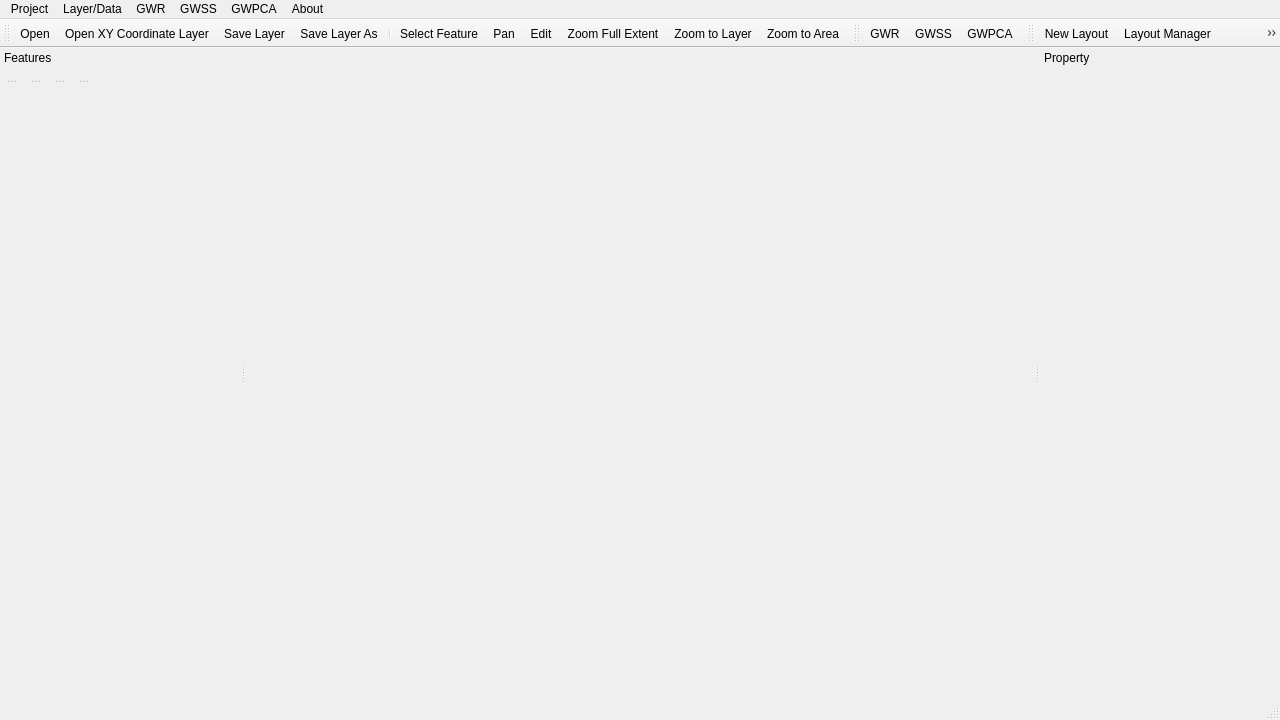
<?xml version="1.0" encoding="UTF-8"?>
<ui version="4.0">
 <class>MainWindow</class>
 <widget class="QMainWindow" name="MainWindow">
  <property name="geometry">
   <rect>
    <x>0</x>
    <y>0</y>
    <width>1280</width>
    <height>720</height>
   </rect>
  </property>
  <property name="minimumSize">
   <size>
    <width>1280</width>
    <height>720</height>
   </size>
  </property>
  <property name="windowTitle">
   <string>MainWindow</string>
  </property>
  <property name="windowIcon">
   <iconset>
    <normalon>:/images/icons/GWmodelS-256.ico</normalon>
   </iconset>
  </property>
  <widget class="QgsMapCanvas" name="mapCanvas"/>
  <widget class="QMenuBar" name="menubar">
   <property name="geometry">
    <rect>
     <x>0</x>
     <y>0</y>
     <width>1280</width>
     <height>26</height>
    </rect>
   </property>
   <widget class="QMenu" name="menu_File">
    <property name="title">
     <string>Project</string>
    </property>
    <addaction name="actionNew"/>
    <addaction name="action_Open_Project"/>
    <addaction name="separator"/>
    <addaction name="action_Save_NowProject"/>
    <addaction name="action_Save_Project"/>
    <addaction name="separator"/>
    <addaction name="action_SetProjCRS"/>
    <addaction name="separator"/>
    <addaction name="action_Exit"/>
   </widget>
   <widget class="QMenu" name="menuGWR">
    <property name="title">
     <string>GWR</string>
    </property>
    <addaction name="actionBasic_GWR"/>
    <addaction name="actionMultiscale_GWR"/>
    <addaction name="actionGTWR"/>
    <addaction name="actionRobustGWR"/>
    <addaction name="actionLocal_collinearity_GWR"/>
    <addaction name="action_GGWR"/>
    <addaction name="actionScalable_GWR"/>
   </widget>
   <widget class="QMenu" name="menuLayer_Data">
    <property name="title">
     <string>Layer/Data</string>
    </property>
    <addaction name="action_ESRI_Shapefile"/>
    <addaction name="actionGeo_Json"/>
    <addaction name="action_GPKG"/>
    <addaction name="separator"/>
    <addaction name="action_CSV"/>
   </widget>
   <widget class="QMenu" name="menuGWSS">
    <property name="title">
     <string>GWSS</string>
    </property>
    <addaction name="actionGW_Averages"/>
    <addaction name="actionGW_Correlations"/>
   </widget>
   <widget class="QMenu" name="menuGWPCA">
    <property name="title">
     <string>GWPCA</string>
    </property>
    <addaction name="actionBasic_GWPCA"/>
    <addaction name="actionRobust_GWPCA"/>
    <addaction name="separator"/>
   </widget>
   <widget class="QMenu" name="menuAbout">
    <property name="title">
     <string>About</string>
    </property>
    <addaction name="actionInformation"/>
    <addaction name="actionGWmodel_Team"/>
    <addaction name="actionDevelopment_Team"/>
   </widget>
   <addaction name="menu_File"/>
   <addaction name="menuLayer_Data"/>
   <addaction name="menuGWR"/>
   <addaction name="menuGWSS"/>
   <addaction name="menuGWPCA"/>
   <addaction name="menuAbout"/>
  </widget>
  <widget class="QStatusBar" name="statusbar"/>
  <widget class="QDockWidget" name="dckFeaturePanel">
   <property name="features">
    <set>QDockWidget::NoDockWidgetFeatures</set>
   </property>
   <property name="allowedAreas">
    <set>Qt::LeftDockWidgetArea</set>
   </property>
   <property name="windowTitle">
    <string>Features</string>
   </property>
   <attribute name="dockWidgetArea">
    <number>1</number>
   </attribute>
   <widget class="QWidget" name="dockPanelWidget">
    <layout class="QVBoxLayout" name="verticalLayout" stretch="0,1">
     <property name="leftMargin">
      <number>0</number>
     </property>
     <property name="topMargin">
      <number>0</number>
     </property>
     <property name="rightMargin">
      <number>0</number>
     </property>
     <property name="bottomMargin">
      <number>0</number>
     </property>
     <item>
      <layout class="QHBoxLayout" name="horizontalLayout_3">
       <property name="spacing">
        <number>0</number>
       </property>
       <item>
        <widget class="QToolButton" name="featureSymbolBtn">
         <property name="enabled">
          <bool>false</bool>
         </property>
         <property name="text">
          <string>...</string>
         </property>
         <property name="icon">
          <iconset resource="images/images.qrc">
           <normaloff>:/images/themes/default/propertyicons/symbology.svg</normaloff>:/images/themes/default/propertyicons/symbology.svg</iconset>
         </property>
         <property name="autoRaise">
          <bool>true</bool>
         </property>
        </widget>
       </item>
       <item>
        <widget class="QToolButton" name="featureSortUpBtn">
         <property name="enabled">
          <bool>false</bool>
         </property>
         <property name="text">
          <string>...</string>
         </property>
         <property name="icon">
          <iconset resource="images/images.qrc">
           <normaloff>:/images/themes/default/mActionCollapseTree.svg</normaloff>:/images/themes/default/mActionCollapseTree.svg</iconset>
         </property>
         <property name="autoRaise">
          <bool>true</bool>
         </property>
        </widget>
       </item>
       <item>
        <widget class="QToolButton" name="featureSortDownBtn">
         <property name="enabled">
          <bool>false</bool>
         </property>
         <property name="text">
          <string>...</string>
         </property>
         <property name="icon">
          <iconset resource="images/images.qrc">
           <normaloff>:/images/themes/default/mActionExpandTree.svg</normaloff>:/images/themes/default/mActionExpandTree.svg</iconset>
         </property>
         <property name="autoRaise">
          <bool>true</bool>
         </property>
        </widget>
       </item>
       <item>
        <widget class="QToolButton" name="featureRemoveBtn">
         <property name="enabled">
          <bool>false</bool>
         </property>
         <property name="text">
          <string>...</string>
         </property>
         <property name="icon">
          <iconset resource="images/images.qrc">
           <normaloff>:/images/themes/default/mActionRemoveLayer.svg</normaloff>:/images/themes/default/mActionRemoveLayer.svg</iconset>
         </property>
         <property name="autoRaise">
          <bool>true</bool>
         </property>
        </widget>
       </item>
       <item>
        <spacer name="horizontalSpacer">
         <property name="orientation">
          <enum>Qt::Horizontal</enum>
         </property>
         <property name="sizeHint" stdset="0">
          <size>
           <width>40</width>
           <height>20</height>
          </size>
         </property>
        </spacer>
       </item>
      </layout>
     </item>
     <item>
      <widget class="GwmFeaturePanel" name="featurePanel" native="true">
       <property name="minimumSize">
        <size>
         <width>240</width>
         <height>0</height>
        </size>
       </property>
      </widget>
     </item>
    </layout>
   </widget>
  </widget>
  <widget class="QDockWidget" name="dckPropertyPanel">
   <property name="minimumSize">
    <size>
     <width>240</width>
     <height>42</height>
    </size>
   </property>
   <property name="features">
    <set>QDockWidget::NoDockWidgetFeatures</set>
   </property>
   <property name="windowTitle">
    <string>Property</string>
   </property>
   <attribute name="dockWidgetArea">
    <number>2</number>
   </attribute>
   <widget class="GwmPropertyPanel" name="propertyPanel"/>
  </widget>
  <widget class="QToolBar" name="tbrGeneral">
   <property name="windowTitle">
    <string>toolBar</string>
   </property>
   <attribute name="toolBarArea">
    <enum>TopToolBarArea</enum>
   </attribute>
   <attribute name="toolBarBreak">
    <bool>false</bool>
   </attribute>
   <addaction name="actionOpen"/>
   <addaction name="actionOpen_XY_Coordinate_Layer"/>
   <addaction name="actionSave_Layer"/>
   <addaction name="actionSave_Layer_As"/>
   <addaction name="separator"/>
   <addaction name="actionSelect_Feature"/>
   <addaction name="actionPan"/>
   <addaction name="actionEdit"/>
   <addaction name="actionZoom_Full_Extent"/>
   <addaction name="actionZoom_to_Layer"/>
   <addaction name="actionZoom_to_Area"/>
  </widget>
  <widget class="QToolBar" name="tbrGeographicalAlgorithm">
   <property name="windowTitle">
    <string>toolBar</string>
   </property>
   <attribute name="toolBarArea">
    <enum>TopToolBarArea</enum>
   </attribute>
   <attribute name="toolBarBreak">
    <bool>false</bool>
   </attribute>
   <addaction name="actionGWR"/>
   <addaction name="actionGWSS"/>
   <addaction name="actionGWPCA"/>
  </widget>
  <widget class="QToolBar" name="toolBar">
   <property name="windowTitle">
    <string>toolBar</string>
   </property>
   <attribute name="toolBarArea">
    <enum>TopToolBarArea</enum>
   </attribute>
   <attribute name="toolBarBreak">
    <bool>false</bool>
   </attribute>
   <addaction name="actionNew_Layout"/>
   <addaction name="actionLayout_Manager"/>
   <addaction name="actionLayout_Batch"/>
  </widget>
  <action name="action_Open_Project">
   <property name="enabled">
    <bool>true</bool>
   </property>
   <property name="text">
    <string>&amp;Open</string>
   </property>
  </action>
  <action name="action_Save_Project">
   <property name="text">
    <string>&amp;Save As</string>
   </property>
  </action>
  <action name="action_Exit">
   <property name="text">
    <string>&amp;Exit</string>
   </property>
  </action>
  <action name="actionRobustGWR">
   <property name="text">
    <string>Robust GWR</string>
   </property>
  </action>
  <action name="actionScalable_GWR">
   <property name="text">
    <string>Scalable GWR</string>
   </property>
  </action>
  <action name="action_GGWR">
   <property name="text">
    <string>Generalized GWR</string>
   </property>
  </action>
  <action name="actionLocal_collinearity_GWR">
   <property name="text">
    <string>Local-collinearity GWR</string>
   </property>
  </action>
  <action name="actionMultiscale_GWR">
   <property name="text">
    <string>Multiscale GWR</string>
   </property>
  </action>
  <action name="actionBasic_GWR">
   <property name="text">
    <string>Basic GWR</string>
   </property>
  </action>
  <action name="actionOpen">
   <property name="icon">
    <iconset resource="images/images.qrc">
     <normaloff>:/images/themes/default/mActionAddOgrLayer.svg</normaloff>:/images/themes/default/mActionAddOgrLayer.svg</iconset>
   </property>
   <property name="text">
    <string>Open</string>
   </property>
   <property name="toolTip">
    <string>Open Layer</string>
   </property>
  </action>
  <action name="actionOpen_XY_Coordinate_Layer">
   <property name="icon">
    <iconset resource="images/images.qrc">
     <normaloff>:/images/themes/default/mActionAddDelimitedTextLayer.svg</normaloff>:/images/themes/default/mActionAddDelimitedTextLayer.svg</iconset>
   </property>
   <property name="text">
    <string>Open XY Coordinate Layer</string>
   </property>
   <property name="toolTip">
    <string>Open XY Coordinate Layer</string>
   </property>
  </action>
  <action name="actionSave_Layer">
   <property name="icon">
    <iconset resource="images/images.qrc">
     <normaloff>:/images/themes/default/mActionFileSave.svg</normaloff>:/images/themes/default/mActionFileSave.svg</iconset>
   </property>
   <property name="text">
    <string>Save Layer</string>
   </property>
  </action>
  <action name="actionSave_Layer_As">
   <property name="icon">
    <iconset resource="images/images.qrc">
     <normaloff>:/images/themes/default/mActionFileSaveAs.svg</normaloff>:/images/themes/default/mActionFileSaveAs.svg</iconset>
   </property>
   <property name="text">
    <string>Save Layer As</string>
   </property>
   <property name="toolTip">
    <string>Save Layer As</string>
   </property>
  </action>
  <action name="actionSelect_Feature">
   <property name="icon">
    <iconset resource="images/images.qrc">
     <normaloff>:/images/themes/default/mActionIdentify.svg</normaloff>:/images/themes/default/mActionIdentify.svg</iconset>
   </property>
   <property name="text">
    <string>Select Feature</string>
   </property>
  </action>
  <action name="actionPan">
   <property name="icon">
    <iconset resource="images/images.qrc">
     <normaloff>:/images/themes/default/mActionPan.svg</normaloff>:/images/themes/default/mActionPan.svg</iconset>
   </property>
   <property name="text">
    <string>Pan</string>
   </property>
  </action>
  <action name="actionEdit">
   <property name="icon">
    <iconset resource="images/images.qrc">
     <normaloff>:/images/themes/default/mActionToggleEditing.svg</normaloff>:/images/themes/default/mActionToggleEditing.svg</iconset>
   </property>
   <property name="text">
    <string>Edit</string>
   </property>
  </action>
  <action name="actionZoom_Full_Extent">
   <property name="icon">
    <iconset resource="images/images.qrc">
     <normaloff>:/images/themes/default/mActionZoomFullExtent.svg</normaloff>:/images/themes/default/mActionZoomFullExtent.svg</iconset>
   </property>
   <property name="text">
    <string>Zoom Full Extent</string>
   </property>
  </action>
  <action name="actionZoom_to_Layer">
   <property name="icon">
    <iconset resource="images/images.qrc">
     <normaloff>:/images/themes/default/mActionZoomToLayer.svg</normaloff>:/images/themes/default/mActionZoomToLayer.svg</iconset>
   </property>
   <property name="text">
    <string>Zoom to Layer</string>
   </property>
  </action>
  <action name="actionZoom_to_Area">
   <property name="icon">
    <iconset resource="images/images.qrc">
     <normaloff>:/images/themes/default/mActionZoomToArea.svg</normaloff>:/images/themes/default/mActionZoomToArea.svg</iconset>
   </property>
   <property name="text">
    <string>Zoom to Area</string>
   </property>
  </action>
  <action name="actionGWR">
   <property name="icon">
    <iconset resource="images/images.qrc">
     <normaloff>:/images/icons/GWR.svg</normaloff>:/images/icons/GWR.svg</iconset>
   </property>
   <property name="text">
    <string>GWR</string>
   </property>
  </action>
  <action name="actionGWSS">
   <property name="icon">
    <iconset resource="images/images.qrc">
     <normaloff>:/images/icons/GWSS.svg</normaloff>:/images/icons/GWSS.svg</iconset>
   </property>
   <property name="text">
    <string>GWSS</string>
   </property>
  </action>
  <action name="actionGWPCA">
   <property name="icon">
    <iconset resource="images/images.qrc">
     <normaloff>:/images/icons/GWPCA.svg</normaloff>:/images/icons/GWPCA.svg</iconset>
   </property>
   <property name="text">
    <string>GWPCA</string>
   </property>
   <property name="visible">
    <bool>true</bool>
   </property>
   <property name="iconVisibleInMenu">
    <bool>true</bool>
   </property>
  </action>
  <action name="actionNew_Layout">
   <property name="icon">
    <iconset resource="images/images.qrc">
     <normaloff>:/images/themes/default/mActionNewLayout.svg</normaloff>:/images/themes/default/mActionNewLayout.svg</iconset>
   </property>
   <property name="text">
    <string>New Layout</string>
   </property>
  </action>
  <action name="actionLayout_Manager">
   <property name="icon">
    <iconset resource="images/images.qrc">
     <normaloff>:/images/themes/default/mActionLayoutManager.svg</normaloff>:/images/themes/default/mActionLayoutManager.svg</iconset>
   </property>
   <property name="text">
    <string>Layout Manager</string>
   </property>
  </action>
  <action name="actionLayout_Batch">
   <property name="icon">
    <iconset resource="images/images.qrc">
     <normaloff>:/images/themes/default/mLayoutItemTable.svg</normaloff>:/images/themes/default/mLayoutItemTable.svg</iconset>
   </property>
   <property name="text">
    <string>Layout Batch</string>
   </property>
  </action>
  <action name="actionGTWR">
   <property name="text">
    <string>GTWR</string>
   </property>
  </action>
  <action name="action_Save_NowProject">
   <property name="text">
    <string>&amp;Save</string>
   </property>
  </action>
  <action name="action_ESRI_Shapefile">
   <property name="text">
    <string>ESRI Shapefile</string>
   </property>
  </action>
  <action name="actionGeo_Json">
   <property name="text">
    <string>GeoJSON</string>
   </property>
  </action>
  <action name="action_GPKG">
   <property name="text">
    <string>GPKG</string>
   </property>
  </action>
  <action name="action_CSV">
   <property name="text">
    <string>CSV</string>
   </property>
  </action>
  <action name="actionBasic_GWR_2">
   <property name="text">
    <string>Basic GWR</string>
   </property>
  </action>
  <action name="actionScalable_GWR_2">
   <property name="text">
    <string>Scalable GWR</string>
   </property>
  </action>
  <action name="actionRobust_GWR">
   <property name="text">
    <string>Robust GWR</string>
   </property>
  </action>
  <action name="actionLocally_Compensated_Ridge_GWR">
   <property name="text">
    <string>Locally Compensated Ridge GWR</string>
   </property>
  </action>
  <action name="actionGeneralized_GWR">
   <property name="text">
    <string>Generalized GWR</string>
   </property>
  </action>
  <action name="actionMultiscale_GWR_2">
   <property name="text">
    <string>Multiscale GWR</string>
   </property>
  </action>
  <action name="actionGTWR_2">
   <property name="text">
    <string>GTWR</string>
   </property>
  </action>
  <action name="actionGW_Averages">
   <property name="text">
    <string>GW Averages</string>
   </property>
  </action>
  <action name="actionGW_Covariance">
   <property name="text">
    <string>GW Covariance</string>
   </property>
  </action>
  <action name="actionGW_Correlations">
   <property name="text">
    <string>GW Correlations</string>
   </property>
  </action>
  <action name="actionBasic_GWPCA">
   <property name="text">
    <string>Basic GWPCA</string>
   </property>
  </action>
  <action name="actionRobust_GWPCA">
   <property name="text">
    <string>Robust GWPCA</string>
   </property>
  </action>
  <action name="actionGlyph_Plot">
   <property name="text">
    <string>Glyph Plot</string>
   </property>
  </action>
  <action name="actionFlow_data">
   <property name="text">
    <string>Flow data</string>
   </property>
  </action>
  <action name="actionFlow_distance">
   <property name="text">
    <string>Flow distance</string>
   </property>
  </action>
  <action name="action_CsvToDat">
   <property name="text">
    <string>CsvToMat</string>
   </property>
  </action>
  <action name="actionSWIM">
   <property name="text">
    <string>SWIM</string>
   </property>
  </action>
  <action name="actionFlow_Visualization">
   <property name="text">
    <string>Flow Visualization</string>
   </property>
  </action>
  <action name="actionInformation">
   <property name="text">
    <string>Information</string>
   </property>
  </action>
  <action name="actionGWmodel_Team">
   <property name="text">
    <string>GWmodel Team</string>
   </property>
  </action>
  <action name="actionDevelopment_Team">
   <property name="text">
    <string>Development Team</string>
   </property>
  </action>
  <action name="actionNew">
   <property name="text">
    <string>New</string>
   </property>
  </action>
  <action name="action_SetProjCRS">
   <property name="text">
    <string>Set Proj CRS</string>
   </property>
  </action>
 </widget>
 <customwidgets>
  <customwidget>
   <class>QgsMapCanvas</class>
   <extends>QWidget</extends>
   <header>qgsmapcanvas.h</header>
   <container>1</container>
  </customwidget>
  <customwidget>
   <class>GwmFeaturePanel</class>
   <extends>QWidget</extends>
   <header>gwmfeaturepanel.h</header>
   <container>1</container>
  </customwidget>
  <customwidget>
   <class>GwmPropertyPanel</class>
   <extends>QWidget</extends>
   <header>gwmpropertypanel.h</header>
   <container>1</container>
  </customwidget>
 </customwidgets>
 <resources>
  <include location="images/images.qrc"/>
  <include location="images/images.qrc"/>
 </resources>
 <connections/>
</ui>
